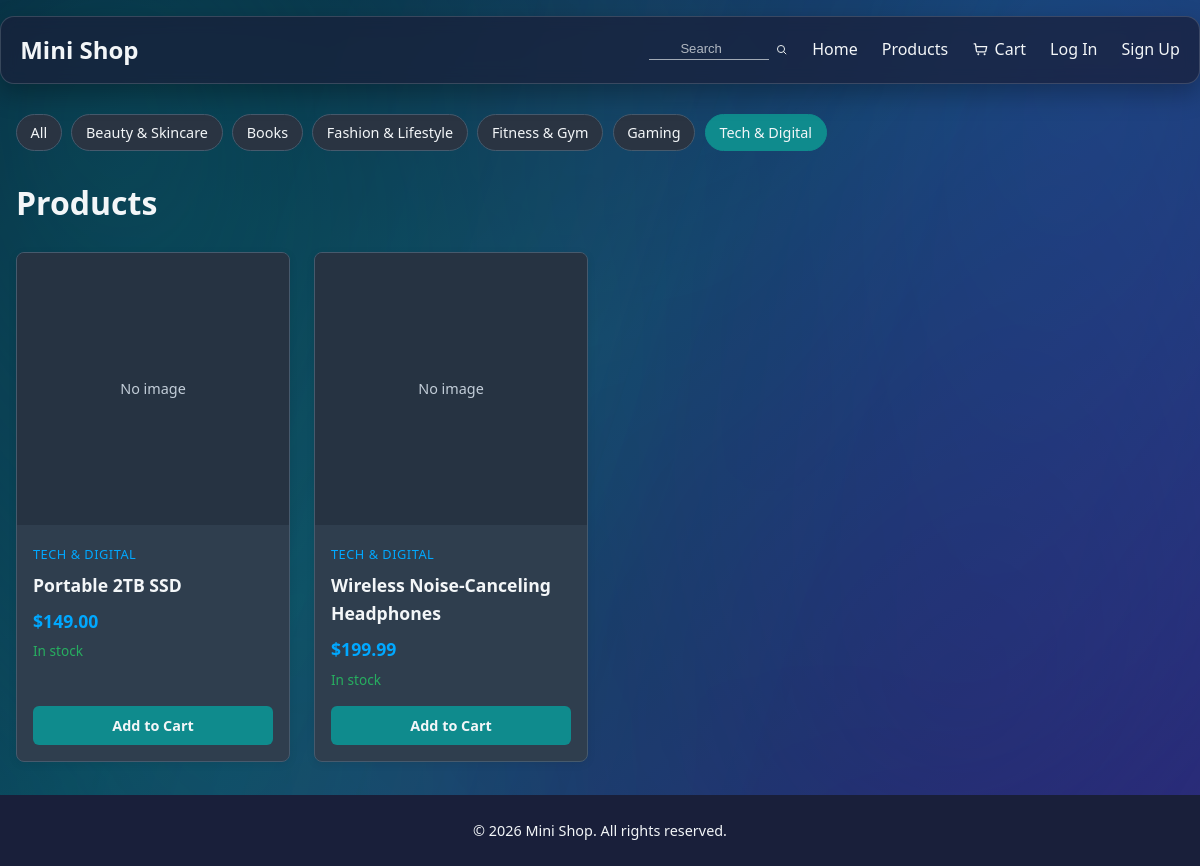
Page /products/?category=tech-digital on the committed database.
### products/models.py (models this page shows, shortened)
class Category(models.Model):
    name = models.CharField(max_length=100)
    slug = models.SlugField(unique=True)
    class Meta:
        verbose_name_plural = 'Categories'

class Product(models.Model):
    name = models.CharField(max_length=200)
    slug = models.SlugField(unique=True)
    description = models.TextField(blank=True)
    price = models.DecimalField(max_digits=10, decimal_places=2)
    image = models.ImageField(upload_to='products/', blank=True, null=True)
    category = models.ForeignKey(
        Category, on_delete=models.SET_NULL, null=True, blank=True, related_name='products'
    )
    in_stock = models.BooleanField(default=True)
    is_bestseller = models.BooleanField(default=False)
    created_at = models.DateTimeField(auto_now_add=True)
    updated_at = models.DateTimeField(auto_now=True)
    class Meta:
        ordering = ['-created_at']

### products/views.py (the view)
# urls.py: path('', views.product_list, name='product_list'),
def product_list(request):
    categories = Category.objects.filter(products__isnull=False).distinct().order_by("name")
    selected_category_slug = request.GET.get("category", "").strip()
    search_query = request.GET.get("q", "").strip()
    products = Product.objects.select_related("category")
    if selected_category_slug:
        products = products.filter(category__slug=selected_category_slug)
    if search_query:
        products = products.filter(
            Q(name__icontains=search_query)
            | Q(description__icontains=search_query)
            | Q(category__name__icontains=search_query)
        )
    context = {
        "products": products,
        "categories": categories,
        "selected_category_slug": selected_category_slug,
        "search_query": search_query,
    }
    return render(request, "product_list.html", context)

### cart/context_processors.py (called while the page is built)
def cart_count(request):
    cart = request.session.get('cart') or {}
    total_items = sum(cart.values())
    cart_bounce = request.session.pop('cart_bounce', False)
    return {
        'cart_item_count': total_items,
        'cart_bounce': cart_bounce,
    }

### templates/product_list.html (shortened to what this page needs)
{% extends 'base.html' %}
{% load static %}
{% block content %}
<div class="container">
    <div class="category-strip" aria-label="Product categories">
        <a href="{% url 'products:product_list' %}{% if search_query %}?q={{ search_query|urlencode }}{% endif %}" class="category-chip {% if not selected_category_slug %}active{% endif %}">All</a>
        {% for category in categories %}
            <a href="{% url 'products:product_list' %}?category={{ category.slug }}{% if search_query %}&q={{ search_query|urlencode }}{% endif %}" class="category-chip {% if selected_category_slug == category.slug %}active{% endif %}">
                {{ category.name }}
            </a>
        {% endfor %}
    </div>
    <h1 class="page-title">Products</h1>
    <div id="product-list-shell" class="product-list-shell products-loading">
        <div class="product-grid product-grid-content">
            {% for product in products %}
                <div class="product-card">
                    <a href="{% url 'products:product_detail' product.slug %}" class="product-card-link">
                        <div class="product-card-image">
                            {% if product.image %}
                                <img src="{{ product.image.url }}" alt="{{ product.name }}">
                            {% else %}
                                <div class="product-card-placeholder">No image</div>
                            {% endif %}
                        </div>
                        <div class="product-card-body">
                            {% if product.category %}
                                <span class="product-card-category">{{ product.category.name }}</span>
                            {% endif %}
                            <h3 class="product-card-title">{{ product.name }}</h3>
                            <p class="product-card-price">${{ product.price }}</p>
                            {% if product.in_stock %}
                                <p class="product-card-stock in-stock">In stock</p>
                            {% else %}
                                <p class="product-card-stock out-of-stock">Out of stock</p>
                            {% endif %}
                        </div>
                    </a>
                    {% if product.in_stock %}
                        <a href="{% url 'cart:add_to_cart' product.id %}" class="btn btn-add-cart">Add to Cart</a>
                    {% else %}
                        <span class="btn btn-add-cart btn-disabled" aria-disabled="true">Out of stock</span>
                    {% endif %}
                </div>
            {% endfor %}
        </div>
    </div>
</div>
{% endblock %}

### rows in the picture
Category: name "Beauty & Skincare"
Category: name "Books"
Category: name "Fashion & Lifestyle"
Category: name "Fitness & Gym"
Category: name "Gaming"
Category: name "Tech & Digital"
Product: image "No image", category.name "TECH & DIGITAL", name "Portable 2TB SSD", price "149.00", in_stock "In stock"
Product: image "No image", category.name "TECH & DIGITAL", name "Wireless Noise-Canceling Headphones", price "199.99", in_stock "In stock"
